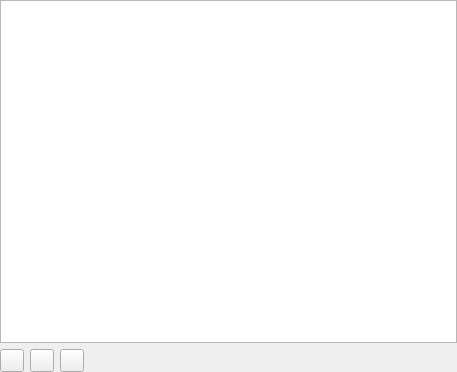
<?xml version="1.0" encoding="UTF-8"?>
<ui version="4.0">
 <class>QgsLabelingEngineRulesWidgetBase</class>
 <widget class="QWidget" name="QgsLabelingEngineRulesWidgetBase">
  <property name="geometry">
   <rect>
    <x>0</x>
    <y>0</y>
    <width>457</width>
    <height>372</height>
   </rect>
  </property>
  <layout class="QVBoxLayout" name="verticalLayout">
   <property name="margin" stdset="0">
    <number>0</number>
   </property>
   <item>
    <widget class="QTreeView" name="viewRules">
     <property name="contextMenuPolicy">
      <enum>Qt::ActionsContextMenu</enum>
     </property>
     <property name="acceptDrops">
      <bool>true</bool>
     </property>
     <property name="editTriggers">
      <set>QAbstractItemView::EditKeyPressed|QAbstractItemView::SelectedClicked</set>
     </property>
     <property name="dragEnabled">
      <bool>true</bool>
     </property>
     <property name="dragDropMode">
      <enum>QAbstractItemView::InternalMove</enum>
     </property>
     <property name="selectionMode">
      <enum>QAbstractItemView::ExtendedSelection</enum>
     </property>
     <property name="allColumnsShowFocus">
      <bool>true</bool>
     </property>
     <attribute name="headerMinimumSectionSize">
      <number>100</number>
     </attribute>
    </widget>
   </item>
   <item>
    <layout class="QHBoxLayout" name="horizontalLayout">
     <item>
      <widget class="QToolButton" name="btnAddRule">
       <property name="toolTip">
        <string>Add rule</string>
       </property>
       <property name="text">
        <string/>
       </property>
       <property name="icon">
        <iconset resource="../../../images/images.qrc">
         <normaloff>:/images/themes/default/symbologyAdd.svg</normaloff>:/images/themes/default/symbologyAdd.svg</iconset>
       </property>
      </widget>
     </item>
     <item>
      <widget class="QToolButton" name="btnEditRule">
       <property name="toolTip">
        <string>Edit rule</string>
       </property>
       <property name="text">
        <string/>
       </property>
       <property name="icon">
        <iconset resource="../../../images/images.qrc">
         <normaloff>:/images/themes/default/symbologyEdit.svg</normaloff>:/images/themes/default/symbologyEdit.svg</iconset>
       </property>
      </widget>
     </item>
     <item>
      <widget class="QToolButton" name="btnRemoveRule">
       <property name="toolTip">
        <string>Remove rule</string>
       </property>
       <property name="text">
        <string/>
       </property>
       <property name="icon">
        <iconset resource="../../../images/images.qrc">
         <normaloff>:/images/themes/default/symbologyRemove.svg</normaloff>:/images/themes/default/symbologyRemove.svg</iconset>
       </property>
      </widget>
     </item>
     <item>
      <spacer name="horizontalSpacer">
       <property name="orientation">
        <enum>Qt::Horizontal</enum>
       </property>
       <property name="sizeHint" stdset="0">
        <size>
         <width>40</width>
         <height>20</height>
        </size>
       </property>
      </spacer>
     </item>
    </layout>
   </item>
  </layout>
 </widget>
 <resources>
  <include location="../../../images/images.qrc"/>
  <include location="../../../images/images.qrc"/>
 </resources>
 <connections/>
</ui>
